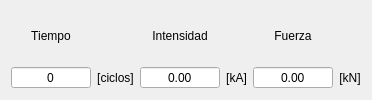
               <widget class="QWidget" name="tab_3">
                <attribute name="title">
                 <string>Parametros</string>
                </attribute>
                <layout class="QGridLayout" name="gridLayout_10">
                 <item row="0" column="2">
                  <widget class="QLabel" name="label_35">
                   <property name="text">
                    <string>Intensidad</string>
                   </property>
                   <property name="alignment">
                    <set>Qt::AlignCenter</set>
                   </property>
                  </widget>
                 </item>
                 <item row="0" column="4">
                  <widget class="QLabel" name="label_36">
                   <property name="text">
                    <string>Fuerza</string>
                   </property>
                   <property name="alignment">
                    <set>Qt::AlignCenter</set>
                   </property>
                  </widget>
                 </item>
                 <item row="0" column="0">
                  <widget class="QLabel" name="label_34">
                   <property name="text">
                    <string>Tiempo</string>
                   </property>
                   <property name="alignment">
                    <set>Qt::AlignCenter</set>
                   </property>
                  </widget>
                 </item>
                 <item row="1" column="0">
                  <widget class="QSpinBox" name="caja_111">
                   <property name="minimumSize">
                    <size>
                     <width>80</width>
                     <height>0</height>
                    </size>
                   </property>
                   <property name="alignment">
                    <set>Qt::AlignCenter</set>
                   </property>
                   <property name="readOnly">
                    <bool>true</bool>
                   </property>
                   <property name="buttonSymbols">
                    <enum>QAbstractSpinBox::NoButtons</enum>
                   </property>
                  </widget>
                 </item>
                 <item row="1" column="2">
                  <widget class="QDoubleSpinBox" name="caja_112">
                   <property name="minimumSize">
                    <size>
                     <width>80</width>
                     <height>0</height>
                    </size>
                   </property>
                   <property name="alignment">
                    <set>Qt::AlignCenter</set>
                   </property>
                   <property name="readOnly">
                    <bool>true</bool>
                   </property>
                   <property name="buttonSymbols">
                    <enum>QAbstractSpinBox::NoButtons</enum>
                   </property>
                  </widget>
                 </item>
                 <item row="1" column="4">
                  <widget class="QDoubleSpinBox" name="caja_113">
                   <property name="minimumSize">
                    <size>
                     <width>80</width>
                     <height>0</height>
                    </size>
                   </property>
                   <property name="alignment">
                    <set>Qt::AlignCenter</set>
                   </property>
                   <property name="readOnly">
                    <bool>true</bool>
                   </property>
                   <property name="buttonSymbols">
                    <enum>QAbstractSpinBox::NoButtons</enum>
                   </property>
                  </widget>
                 </item>
                 <item row="1" column="1">
                  <widget class="QLabel" name="label_37">
                   <property name="text">
                    <string>[ciclos]</string>
                   </property>
                   <property name="alignment">
                    <set>Qt::AlignCenter</set>
                   </property>
                  </widget>
                 </item>
                 <item row="1" column="3">
                  <widget class="QLabel" name="label_38">
                   <property name="text">
                    <string>[kA]</string>
                   </property>
                   <property name="alignment">
                    <set>Qt::AlignCenter</set>
                   </property>
                  </widget>
                 </item>
                 <item row="1" column="5">
                  <widget class="QLabel" name="label_39">
                   <property name="text">
                    <string>[kN]</string>
                   </property>
                   <property name="alignment">
                    <set>Qt::AlignCenter</set>
                   </property>
                  </widget>
                 </item>
                </layout>
               </widget>
